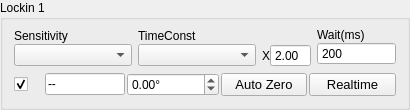
                 <widget class="QGroupBox" name="lockin1Group">
                  <property name="sizePolicy">
                   <sizepolicy hsizetype="Expanding" vsizetype="Expanding">
                    <horstretch>0</horstretch>
                    <verstretch>0</verstretch>
                   </sizepolicy>
                  </property>
                  <property name="title">
                   <string>Lockin 1</string>
                  </property>
                  <layout class="QGridLayout" name="gridLayout_22">
                   <property name="topMargin">
                    <number>2</number>
                   </property>
                   <item row="0" column="0">
                    <layout class="QVBoxLayout" name="verticalLayout_58" stretch="4,3,1">
                     <property name="sizeConstraint">
                      <enum>QLayout::SizeConstraint::SetNoConstraint</enum>
                     </property>
                     <item>
                      <widget class="PlotWidget" name="realDisChart1" native="true">
                       <property name="mytype" stdset="0">
                        <string>chart</string>
                       </property>
                      </widget>
                     </item>
                     <item>
                      <layout class="QHBoxLayout" name="horizontalLayout_17" stretch="3,3,1,2">
                       <item>
                        <layout class="QVBoxLayout" name="verticalLayout">
                         <property name="spacing">
                          <number>0</number>
                         </property>
                         <item>
                          <widget class="QLabel" name="label_15">
                           <property name="sizePolicy">
                            <sizepolicy hsizetype="Expanding" vsizetype="Fixed">
                             <horstretch>0</horstretch>
                             <verstretch>0</verstretch>
                            </sizepolicy>
                           </property>
                           <property name="text">
                            <string>Sensitivity</string>
                           </property>
                           <property name="mytype" stdset="0">
                            <string>label</string>
                           </property>
                          </widget>
                         </item>
                         <item>
                          <widget class="QComboBox" name="sensitivity1">
                           <property name="sizePolicy">
                            <sizepolicy hsizetype="Expanding" vsizetype="Fixed">
                             <horstretch>0</horstretch>
                             <verstretch>0</verstretch>
                            </sizepolicy>
                           </property>
                           <property name="maximumSize">
                            <size>
                             <width>16777215</width>
                             <height>16777215</height>
                            </size>
                           </property>
                           <property name="font">
                            <font>
                             <pointsize>8</pointsize>
                            </font>
                           </property>
                          </widget>
                         </item>
                        </layout>
                       </item>
                       <item>
                        <layout class="QVBoxLayout" name="verticalLayout_2">
                         <property name="spacing">
                          <number>0</number>
                         </property>
                         <property name="leftMargin">
                          <number>0</number>
                         </property>
                         <item>
                          <widget class="QLabel" name="label_18">
                           <property name="sizePolicy">
                            <sizepolicy hsizetype="Expanding" vsizetype="Fixed">
                             <horstretch>0</horstretch>
                             <verstretch>0</verstretch>
                            </sizepolicy>
                           </property>
                           <property name="maximumSize">
                            <size>
                             <width>16777215</width>
                             <height>16777215</height>
                            </size>
                           </property>
                           <property name="text">
                            <string>TimeConst</string>
                           </property>
                           <property name="mytype" stdset="0">
                            <string>label</string>
                           </property>
                          </widget>
                         </item>
                         <item>
                          <widget class="QComboBox" name="timeConst1">
                           <property name="sizePolicy">
                            <sizepolicy hsizetype="Expanding" vsizetype="Fixed">
                             <horstretch>0</horstretch>
                             <verstretch>0</verstretch>
                            </sizepolicy>
                           </property>
                           <property name="maximumSize">
                            <size>
                             <width>16777215</width>
                             <height>16777215</height>
                            </size>
                           </property>
                           <property name="font">
                            <font>
                             <pointsize>8</pointsize>
                            </font>
                           </property>
                          </widget>
                         </item>
                        </layout>
                       </item>
                       <item>
                        <layout class="QVBoxLayout" name="verticalLayout_50">
                         <property name="spacing">
                          <number>0</number>
                         </property>
                         <item>
                          <spacer name="horizontalSpacer">
                           <property name="orientation">
                            <enum>Qt::Orientation::Horizontal</enum>
                           </property>
                           <property name="sizeHint" stdset="0">
                            <size>
                             <width>67</width>
                             <height>16</height>
                            </size>
                           </property>
                          </spacer>
                         </item>
                         <item>
                          <layout class="QHBoxLayout" name="horizontalLayout_14">
                           <property name="spacing">
                            <number>0</number>
                           </property>
                           <item>
                            <widget class="QLabel" name="label">
                             <property name="maximumSize">
                              <size>
                               <width>20</width>
                               <height>30</height>
                              </size>
                             </property>
                             <property name="text">
                              <string>X</string>
                             </property>
                            </widget>
                           </item>
                           <item>
                            <widget class="QDoubleSpinBox" name="wait1multip">
                             <property name="sizePolicy">
                              <sizepolicy hsizetype="Expanding" vsizetype="Fixed">
                               <horstretch>0</horstretch>
                               <verstretch>0</verstretch>
                              </sizepolicy>
                             </property>
                             <property name="maximumSize">
                              <size>
                               <width>16777215</width>
                               <height>16777215</height>
                              </size>
                             </property>
                             <property name="buttonSymbols">
                              <enum>QAbstractSpinBox::ButtonSymbols::NoButtons</enum>
                             </property>
                             <property name="decimals">
                              <number>2</number>
                             </property>
                             <property name="minimum">
                              <double>0.100000000000000</double>
                             </property>
                             <property name="maximum">
                              <double>10.000000000000000</double>
                             </property>
                             <property name="singleStep">
                              <double>0.100000000000000</double>
                             </property>
                             <property name="value">
                              <double>2.000000000000000</double>
                             </property>
                            </widget>
                           </item>
                          </layout>
                         </item>
                        </layout>
                       </item>
                       <item>
                        <layout class="QVBoxLayout" name="verticalLayout_3">
                         <property name="spacing">
                          <number>0</number>
                         </property>
                         <item>
                          <widget class="QLabel" name="label_19">
                           <property name="sizePolicy">
                            <sizepolicy hsizetype="Expanding" vsizetype="Fixed">
                             <horstretch>0</horstretch>
                             <verstretch>0</verstretch>
                            </sizepolicy>
                           </property>
                           <property name="text">
                            <string>Wait(ms)</string>
                           </property>
                           <property name="mytype" stdset="0">
                            <string>label</string>
                           </property>
                          </widget>
                         </item>
                         <item>
                          <widget class="QSpinBox" name="wait1">
                           <property name="sizePolicy">
                            <sizepolicy hsizetype="Expanding" vsizetype="Fixed">
                             <horstretch>0</horstretch>
                             <verstretch>0</verstretch>
                            </sizepolicy>
                           </property>
                           <property name="maximumSize">
                            <size>
                             <width>16777215</width>
                             <height>16777215</height>
                            </size>
                           </property>
                           <property name="buttonSymbols">
                            <enum>QAbstractSpinBox::ButtonSymbols::NoButtons</enum>
                           </property>
                           <property name="text" stdset="0">
                            <string>200</string>
                           </property>
                           <property name="minimum">
                            <number>0</number>
                           </property>
                           <property name="maximum">
                            <number>10000</number>
                           </property>
                           <property name="value">
                            <number>200</number>
                           </property>
                          </widget>
                         </item>
                        </layout>
                       </item>
                      </layout>
                     </item>
                     <item>
                      <layout class="QHBoxLayout" name="horizontalLayout_4" stretch="5,12,8,15,15">
                       <property name="spacing">
                        <number>2</number>
                       </property>
                       <item>
                        <widget class="QCheckBox" name="activeLockin1">
                         <property name="sizePolicy">
                          <sizepolicy hsizetype="Expanding" vsizetype="Fixed">
                           <horstretch>0</horstretch>
                           <verstretch>0</verstretch>
                          </sizepolicy>
                         </property>
                         <property name="toolTip">
                          <string>Active Instrument?</string>
                         </property>
                         <property name="text">
                          <string/>
                         </property>
                         <property name="checked">
                          <bool>true</bool>
                         </property>
                         <property name="mytype" stdset="0">
                          <string>checkbox</string>
                         </property>
                        </widget>
                       </item>
                       <item>
                        <widget class="QLineEdit" name="realDisChart1Num">
                         <property name="enabled">
                          <bool>true</bool>
                         </property>
                         <property name="sizePolicy">
                          <sizepolicy hsizetype="Expanding" vsizetype="Fixed">
                           <horstretch>0</horstretch>
                           <verstretch>0</verstretch>
                          </sizepolicy>
                         </property>
                         <property name="minimumSize">
                          <size>
                           <width>80</width>
                           <height>0</height>
                          </size>
                         </property>
                         <property name="toolTip">
                          <string>&lt;html&gt;&lt;head/&gt;&lt;body&gt;&lt;p&gt;&lt;b&gt;Lock-in X reading&lt;/b&gt;&lt;/p&gt;&lt;p&gt;Current X reading from this lock-in.&lt;br/&gt;
The adjacent Phase field sets its reference phase.&lt;/p&gt;&lt;/body&gt;&lt;/html&gt;</string>
                         </property>
                         <property name="text">
                          <string>--</string>
                         </property>
                         <property name="readOnly">
                          <bool>true</bool>
                         </property>
                         <property name="mytype" stdset="0">
                          <string>inst_disp</string>
                         </property>
                        </widget>
                       </item>
                       <item>
                        <widget class="QDoubleSpinBox" name="phase1">
                         <property name="sizePolicy">
                          <sizepolicy hsizetype="Expanding" vsizetype="Fixed">
                           <horstretch>0</horstretch>
                           <verstretch>0</verstretch>
                          </sizepolicy>
                         </property>
                         <property name="minimumSize">
                          <size>
                           <width>92</width>
                           <height>0</height>
                          </size>
                         </property>
                         <property name="toolTip">
                          <string>&lt;html&gt;&lt;head/&gt;&lt;body&gt;&lt;p&gt;&lt;b&gt;Phase&lt;/b&gt;&lt;/p&gt;&lt;p&gt;Reference phase in degrees; read on connection.&lt;br/&gt;
Arrows: +/-1°; apply and read back immediately.&lt;br/&gt;
Type a number; the ° unit is added automatically.&lt;br/&gt;
Press Enter or leave the field to apply and read back.&lt;br/&gt;
Resolution: 0.01°; blank = no valid readback.&lt;br/&gt;
Available when connected and not scanning.&lt;/p&gt;&lt;/body&gt;&lt;/html&gt;</string>
                         </property>
                         <property name="buttonSymbols">
                          <enum>QAbstractSpinBox::ButtonSymbols::UpDownArrows</enum>
                         </property>
                         <property name="keyboardTracking">
                          <bool>false</bool>
                         </property>
                         <property name="suffix">
                          <string>°</string>
                         </property>
                         <property name="decimals">
                          <number>2</number>
                         </property>
                         <property name="minimum">
                          <double>-360.000000000000000</double>
                         </property>
                         <property name="maximum">
                          <double>729.990000000000009</double>
                         </property>
                         <property name="singleStep">
                          <double>1.000000000000000</double>
                         </property>
                        </widget>
                       </item>
                       <item>
                        <widget class="QPushButton" name="autoZero1">
                         <property name="sizePolicy">
                          <sizepolicy hsizetype="Expanding" vsizetype="Fixed">
                           <horstretch>0</horstretch>
                           <verstretch>0</verstretch>
                          </sizepolicy>
                         </property>
                         <property name="maximumSize">
                          <size>
                           <width>16777215</width>
                           <height>30</height>
                          </size>
                         </property>
                         <property name="font">
                          <font>
                           <pointsize>10</pointsize>
                          </font>
                         </property>
                         <property name="toolTip">
                          <string>&lt;html&gt;&lt;head/&gt;&lt;body&gt;&lt;p&gt;&lt;b&gt;Auto Zero&lt;/b&gt;&lt;/p&gt;&lt;p&gt;Apply X-channel Auto Offset on this SR830.&lt;br/&gt;
Refresh the actual X reading; noise may leave a residual.&lt;br/&gt;
Y/R offsets and reference phase stay unchanged.&lt;br/&gt;
Use a stable baseline before zeroing.&lt;br/&gt;
Available when connected and not scanning.&lt;/p&gt;&lt;/body&gt;&lt;/html&gt;</string>
                         </property>
                         <property name="text">
                          <string>Auto Zero</string>
                         </property>
                         <property name="iconSize">
                          <size>
                           <width>16</width>
                           <height>16</height>
                          </size>
                         </property>
                         <property name="mytype" stdset="0">
                          <string>clickable_button</string>
                         </property>
                        </widget>
                       </item>
                       <item>
                        <widget class="QPushButton" name="realtimeDisp1">
                         <property name="sizePolicy">
                          <sizepolicy hsizetype="Expanding" vsizetype="Fixed">
                           <horstretch>0</horstretch>
                           <verstretch>0</verstretch>
                          </sizepolicy>
                         </property>
                         <property name="maximumSize">
                          <size>
                           <width>16777215</width>
                           <height>30</height>
                          </size>
                         </property>
                         <property name="font">
                          <font>
                           <pointsize>10</pointsize>
                          </font>
                         </property>
                         <property name="text">
                          <string>Realtime</string>
                         </property>
                         <property name="checkable">
                          <bool>true</bool>
                         </property>
                         <property name="checked">
                          <bool>false</bool>
                         </property>
                         <property name="mytype" stdset="0">
                          <string>checkable_button</string>
                         </property>
                        </widget>
                       </item>
                      </layout>
                     </item>
                    </layout>
                   </item>
                  </layout>
                 </widget>
